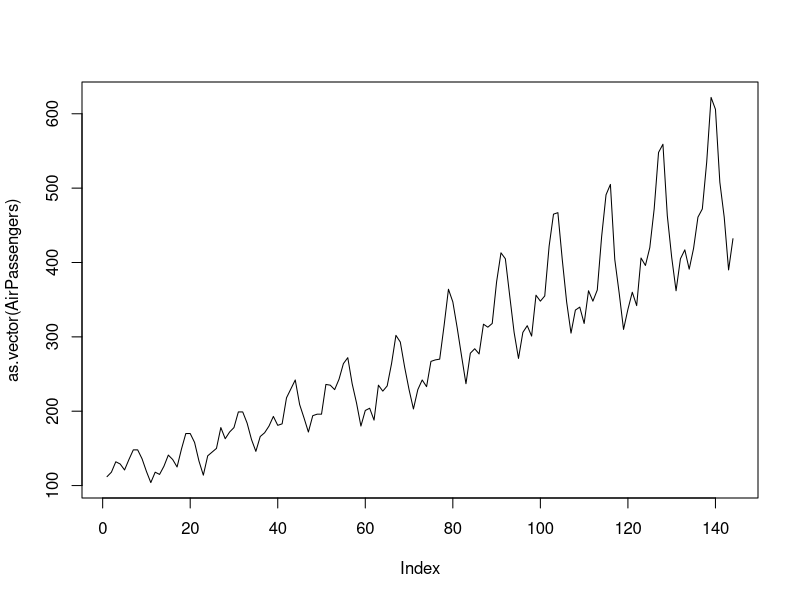
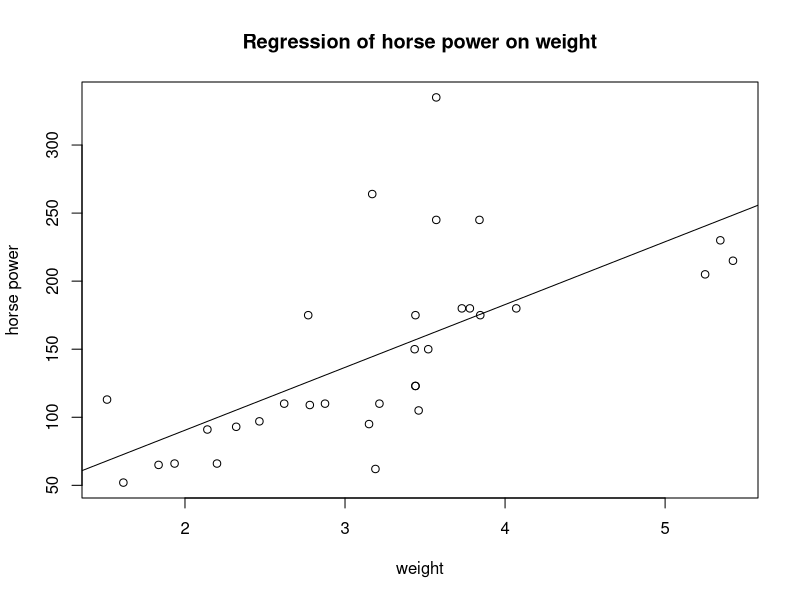
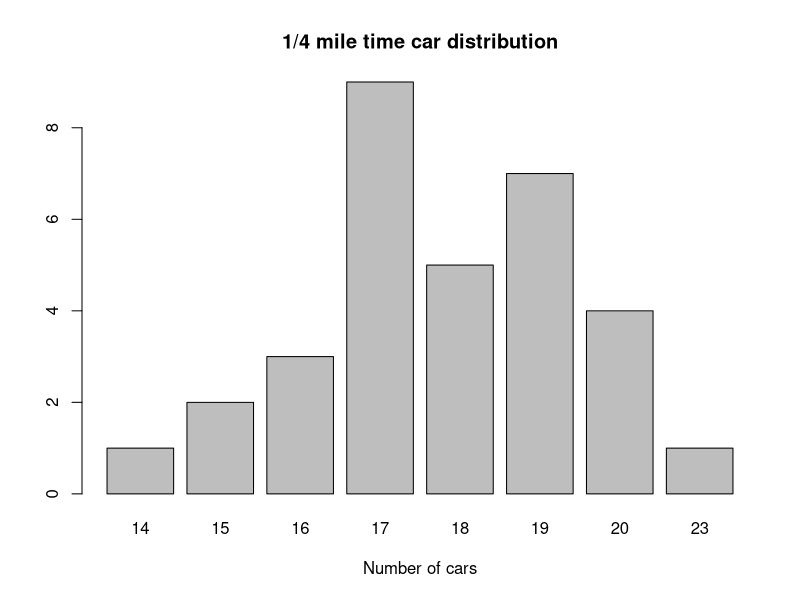
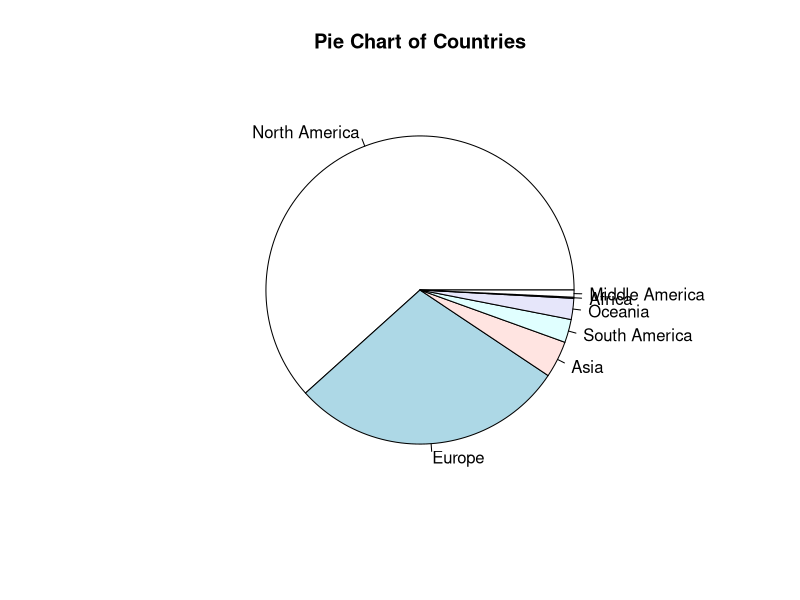

Write R code to recreate these figures, in order. (Note: this script raises an error after producing the figures.)
AirPassengers
UKgas
mtcars
WorldPhones

plot(as.vector(AirPassengers), type = 'l')

plot(mtcars$wt, mtcars$hp, xlab = 'weight', ylab = 'horse power')
abline(lm(mtcars$hp~mtcars$wt))
title('Regression of horse power on weight')

df <- table(mtcars$qsec)
df <- table(round(mtcars$qsec))
barplot(df, main="1/4 mile time car distribution", xlab="Number of cars")

lbls <- c('North America', 'Europe', 'Asia', 'South America', 'Oceania', 'Africa', 'Middle America')
pie(WorldPhones["1951",], labels = lbls, main = "Pie Chart of Countries")

df2 <- as.data.frame(matrix(UKgas, ncol = 4))
colnames(df2) <- c('Qtr1', 'Qtr2', 'Qtr3', 'Qtr4')
rownames(df2) <- c(1960:1986)

barplot(df2, main = "Car Distribution by Gears and VS",
        xlab = "Number of Gears",
        # col = c('lightblue', 'mistyrose', 'lightcyan', 'lavender'),
        legend = rownames(df2))

# hometask
# plot axis labels, pie chart size, stacked bar chart